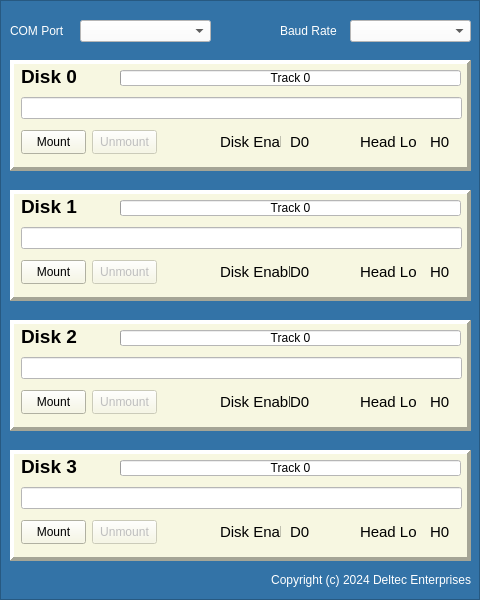
<?xml version="1.0" encoding="UTF-8"?>
<ui version="4.0">
 <class>MainWindow</class>
 <widget class="QMainWindow" name="MainWindow">
  <property name="geometry">
   <rect>
    <x>0</x>
    <y>0</y>
    <width>480</width>
    <height>600</height>
   </rect>
  </property>
  <property name="sizePolicy">
   <sizepolicy hsizetype="Fixed" vsizetype="Fixed">
    <horstretch>0</horstretch>
    <verstretch>0</verstretch>
   </sizepolicy>
  </property>
  <property name="minimumSize">
   <size>
    <width>480</width>
    <height>600</height>
   </size>
  </property>
  <property name="maximumSize">
   <size>
    <width>480</width>
    <height>600</height>
   </size>
  </property>
  <property name="windowTitle">
   <string>FDC+ Serial Drive Server v0.2</string>
  </property>
  <property name="windowIcon">
   <iconset>
    <normaloff>fdc-sds-qt6.ico</normaloff>fdc-sds-qt6.ico</iconset>
  </property>
  <property name="autoFillBackground">
   <bool>false</bool>
  </property>
  <widget class="QWidget" name="centralwidget">
   <widget class="QComboBox" name="portBox">
    <property name="geometry">
     <rect>
      <x>80</x>
      <y>20</y>
      <width>131</width>
      <height>22</height>
     </rect>
    </property>
    <property name="styleSheet">
     <string notr="true">background-color: rgb(255, 255, 255);</string>
    </property>
    <property name="currentIndex">
     <number>-1</number>
    </property>
    <property name="minimumContentsLength">
     <number>0</number>
    </property>
   </widget>
   <widget class="QLabel" name="comPortLabel">
    <property name="geometry">
     <rect>
      <x>10</x>
      <y>20</y>
      <width>61</width>
      <height>21</height>
     </rect>
    </property>
    <property name="styleSheet">
     <string notr="true">color: rgb(255, 255, 255);</string>
    </property>
    <property name="text">
     <string>COM Port</string>
    </property>
   </widget>
   <widget class="QFrame" name="frame">
    <property name="geometry">
     <rect>
      <x>10</x>
      <y>60</y>
      <width>461</width>
      <height>111</height>
     </rect>
    </property>
    <property name="autoFillBackground">
     <bool>false</bool>
    </property>
    <property name="styleSheet">
     <string notr="true">background-color: rgb(247, 247, 225);</string>
    </property>
    <property name="frameShape">
     <enum>QFrame::Shape::Panel</enum>
    </property>
    <property name="frameShadow">
     <enum>QFrame::Shadow::Raised</enum>
    </property>
    <property name="lineWidth">
     <number>4</number>
    </property>
    <widget class="QLabel" name="hl0">
     <property name="geometry">
      <rect>
       <x>420</x>
       <y>70</y>
       <width>24</width>
       <height>24</height>
      </rect>
     </property>
     <property name="font">
      <font>
       <pointsize>11</pointsize>
      </font>
     </property>
     <property name="text">
      <string>H0</string>
     </property>
    </widget>
    <widget class="QLineEdit" name="fname0">
     <property name="geometry">
      <rect>
       <x>11</x>
       <y>37</y>
       <width>441</width>
       <height>22</height>
      </rect>
     </property>
     <property name="styleSheet">
      <string notr="true">background-color: rgb(255, 255, 255);</string>
     </property>
     <property name="readOnly">
      <bool>true</bool>
     </property>
    </widget>
    <widget class="QLabel" name="label_8">
     <property name="geometry">
      <rect>
       <x>350</x>
       <y>70</y>
       <width>57</width>
       <height>24</height>
      </rect>
     </property>
     <property name="font">
      <font>
       <pointsize>11</pointsize>
      </font>
     </property>
     <property name="text">
      <string>Head Load</string>
     </property>
    </widget>
    <widget class="QLabel" name="label">
     <property name="geometry">
      <rect>
       <x>11</x>
       <y>6</y>
       <width>65</width>
       <height>20</height>
      </rect>
     </property>
     <property name="maximumSize">
      <size>
       <width>16777215</width>
       <height>20</height>
      </size>
     </property>
     <property name="font">
      <font>
       <pointsize>14</pointsize>
       <bold>true</bold>
      </font>
     </property>
     <property name="text">
      <string>Disk 0</string>
     </property>
     <property name="indent">
      <number>0</number>
     </property>
    </widget>
    <widget class="QLabel" name="label_7">
     <property name="geometry">
      <rect>
       <x>210</x>
       <y>70</y>
       <width>61</width>
       <height>24</height>
      </rect>
     </property>
     <property name="font">
      <font>
       <pointsize>11</pointsize>
      </font>
     </property>
     <property name="text">
      <string>Disk Enable</string>
     </property>
    </widget>
    <widget class="QPushButton" name="mountButton0">
     <property name="geometry">
      <rect>
       <x>11</x>
       <y>70</y>
       <width>65</width>
       <height>24</height>
      </rect>
     </property>
     <property name="maximumSize">
      <size>
       <width>65</width>
       <height>24</height>
      </size>
     </property>
     <property name="text">
      <string>Mount</string>
     </property>
    </widget>
    <widget class="QLabel" name="ena0">
     <property name="geometry">
      <rect>
       <x>280</x>
       <y>70</y>
       <width>24</width>
       <height>24</height>
      </rect>
     </property>
     <property name="font">
      <font>
       <pointsize>11</pointsize>
      </font>
     </property>
     <property name="text">
      <string>D0</string>
     </property>
    </widget>
    <widget class="QPushButton" name="unmountButton0">
     <property name="enabled">
      <bool>false</bool>
     </property>
     <property name="geometry">
      <rect>
       <x>82</x>
       <y>70</y>
       <width>65</width>
       <height>24</height>
      </rect>
     </property>
     <property name="sizePolicy">
      <sizepolicy hsizetype="Preferred" vsizetype="Fixed">
       <horstretch>0</horstretch>
       <verstretch>0</verstretch>
      </sizepolicy>
     </property>
     <property name="maximumSize">
      <size>
       <width>65</width>
       <height>24</height>
      </size>
     </property>
     <property name="text">
      <string>Unmount</string>
     </property>
    </widget>
    <widget class="QProgressBar" name="progressBar0">
     <property name="geometry">
      <rect>
       <x>110</x>
       <y>10</y>
       <width>341</width>
       <height>16</height>
      </rect>
     </property>
     <property name="sizePolicy">
      <sizepolicy hsizetype="Fixed" vsizetype="Fixed">
       <horstretch>0</horstretch>
       <verstretch>0</verstretch>
      </sizepolicy>
     </property>
     <property name="maximumSize">
      <size>
       <width>600</width>
       <height>16</height>
      </size>
     </property>
     <property name="autoFillBackground">
      <bool>false</bool>
     </property>
     <property name="styleSheet">
      <string notr="true">background-color: rgb(255, 255, 255);</string>
     </property>
     <property name="maximum">
      <number>76</number>
     </property>
     <property name="value">
      <number>0</number>
     </property>
     <property name="alignment">
      <set>Qt::AlignmentFlag::AlignCenter</set>
     </property>
     <property name="format">
      <string>Track %v</string>
     </property>
    </widget>
    <widget class="QLabel" name="size0">
     <property name="enabled">
      <bool>true</bool>
     </property>
     <property name="geometry">
      <rect>
       <x>70</x>
       <y>10</y>
       <width>31</width>
       <height>16</height>
      </rect>
     </property>
     <property name="alignment">
      <set>Qt::AlignmentFlag::AlignRight|Qt::AlignmentFlag::AlignTrailing|Qt::AlignmentFlag::AlignVCenter</set>
     </property>
    </widget>
   </widget>
   <widget class="QFrame" name="frame_3">
    <property name="geometry">
     <rect>
      <x>10</x>
      <y>320</y>
      <width>461</width>
      <height>111</height>
     </rect>
    </property>
    <property name="autoFillBackground">
     <bool>false</bool>
    </property>
    <property name="styleSheet">
     <string notr="true">background-color: rgb(247, 247, 225);</string>
    </property>
    <property name="frameShape">
     <enum>QFrame::Shape::Panel</enum>
    </property>
    <property name="frameShadow">
     <enum>QFrame::Shadow::Raised</enum>
    </property>
    <property name="lineWidth">
     <number>4</number>
    </property>
    <widget class="QLabel" name="hl2">
     <property name="geometry">
      <rect>
       <x>420</x>
       <y>70</y>
       <width>24</width>
       <height>24</height>
      </rect>
     </property>
     <property name="font">
      <font>
       <pointsize>11</pointsize>
      </font>
     </property>
     <property name="text">
      <string>H0</string>
     </property>
    </widget>
    <widget class="QLineEdit" name="fname2">
     <property name="geometry">
      <rect>
       <x>11</x>
       <y>37</y>
       <width>441</width>
       <height>22</height>
      </rect>
     </property>
     <property name="styleSheet">
      <string notr="true">background-color: rgb(255, 255, 255);</string>
     </property>
     <property name="readOnly">
      <bool>true</bool>
     </property>
    </widget>
    <widget class="QLabel" name="label_15">
     <property name="geometry">
      <rect>
       <x>350</x>
       <y>70</y>
       <width>57</width>
       <height>24</height>
      </rect>
     </property>
     <property name="font">
      <font>
       <pointsize>11</pointsize>
      </font>
     </property>
     <property name="text">
      <string>Head Load</string>
     </property>
    </widget>
    <widget class="QLabel" name="label_3">
     <property name="geometry">
      <rect>
       <x>11</x>
       <y>6</y>
       <width>65</width>
       <height>20</height>
      </rect>
     </property>
     <property name="maximumSize">
      <size>
       <width>16777215</width>
       <height>20</height>
      </size>
     </property>
     <property name="font">
      <font>
       <pointsize>14</pointsize>
       <bold>true</bold>
      </font>
     </property>
     <property name="text">
      <string>Disk 2</string>
     </property>
     <property name="indent">
      <number>0</number>
     </property>
    </widget>
    <widget class="QLabel" name="label_16">
     <property name="geometry">
      <rect>
       <x>210</x>
       <y>70</y>
       <width>71</width>
       <height>24</height>
      </rect>
     </property>
     <property name="font">
      <font>
       <pointsize>11</pointsize>
      </font>
     </property>
     <property name="text">
      <string>Disk Enable</string>
     </property>
    </widget>
    <widget class="QPushButton" name="mountButton2">
     <property name="geometry">
      <rect>
       <x>11</x>
       <y>70</y>
       <width>65</width>
       <height>24</height>
      </rect>
     </property>
     <property name="maximumSize">
      <size>
       <width>65</width>
       <height>24</height>
      </size>
     </property>
     <property name="text">
      <string>Mount</string>
     </property>
    </widget>
    <widget class="QLabel" name="ena2">
     <property name="geometry">
      <rect>
       <x>280</x>
       <y>70</y>
       <width>24</width>
       <height>24</height>
      </rect>
     </property>
     <property name="font">
      <font>
       <pointsize>11</pointsize>
      </font>
     </property>
     <property name="text">
      <string>D0</string>
     </property>
    </widget>
    <widget class="QPushButton" name="unmountButton2">
     <property name="enabled">
      <bool>false</bool>
     </property>
     <property name="geometry">
      <rect>
       <x>82</x>
       <y>70</y>
       <width>65</width>
       <height>24</height>
      </rect>
     </property>
     <property name="sizePolicy">
      <sizepolicy hsizetype="Preferred" vsizetype="Fixed">
       <horstretch>0</horstretch>
       <verstretch>0</verstretch>
      </sizepolicy>
     </property>
     <property name="maximumSize">
      <size>
       <width>65</width>
       <height>24</height>
      </size>
     </property>
     <property name="text">
      <string>Unmount</string>
     </property>
    </widget>
    <widget class="QProgressBar" name="progressBar2">
     <property name="geometry">
      <rect>
       <x>110</x>
       <y>10</y>
       <width>341</width>
       <height>16</height>
      </rect>
     </property>
     <property name="sizePolicy">
      <sizepolicy hsizetype="Fixed" vsizetype="Fixed">
       <horstretch>0</horstretch>
       <verstretch>0</verstretch>
      </sizepolicy>
     </property>
     <property name="maximumSize">
      <size>
       <width>600</width>
       <height>16</height>
      </size>
     </property>
     <property name="autoFillBackground">
      <bool>false</bool>
     </property>
     <property name="styleSheet">
      <string notr="true">background-color: rgb(255, 255, 255);</string>
     </property>
     <property name="maximum">
      <number>76</number>
     </property>
     <property name="value">
      <number>0</number>
     </property>
     <property name="alignment">
      <set>Qt::AlignmentFlag::AlignCenter</set>
     </property>
     <property name="format">
      <string>Track %v</string>
     </property>
    </widget>
    <widget class="QLabel" name="size2">
     <property name="enabled">
      <bool>true</bool>
     </property>
     <property name="geometry">
      <rect>
       <x>70</x>
       <y>10</y>
       <width>31</width>
       <height>16</height>
      </rect>
     </property>
     <property name="alignment">
      <set>Qt::AlignmentFlag::AlignRight|Qt::AlignmentFlag::AlignTrailing|Qt::AlignmentFlag::AlignVCenter</set>
     </property>
    </widget>
   </widget>
   <widget class="QFrame" name="frame_4">
    <property name="geometry">
     <rect>
      <x>10</x>
      <y>450</y>
      <width>461</width>
      <height>111</height>
     </rect>
    </property>
    <property name="autoFillBackground">
     <bool>false</bool>
    </property>
    <property name="styleSheet">
     <string notr="true">background-color: rgb(247, 247, 225);</string>
    </property>
    <property name="frameShape">
     <enum>QFrame::Shape::Panel</enum>
    </property>
    <property name="frameShadow">
     <enum>QFrame::Shadow::Raised</enum>
    </property>
    <property name="lineWidth">
     <number>4</number>
    </property>
    <widget class="QLabel" name="hl3">
     <property name="geometry">
      <rect>
       <x>420</x>
       <y>70</y>
       <width>24</width>
       <height>24</height>
      </rect>
     </property>
     <property name="font">
      <font>
       <pointsize>11</pointsize>
      </font>
     </property>
     <property name="text">
      <string>H0</string>
     </property>
    </widget>
    <widget class="QLineEdit" name="fname3">
     <property name="geometry">
      <rect>
       <x>11</x>
       <y>37</y>
       <width>441</width>
       <height>22</height>
      </rect>
     </property>
     <property name="styleSheet">
      <string notr="true">background-color: rgb(255, 255, 255);</string>
     </property>
     <property name="readOnly">
      <bool>true</bool>
     </property>
    </widget>
    <widget class="QLabel" name="label_17">
     <property name="geometry">
      <rect>
       <x>350</x>
       <y>70</y>
       <width>57</width>
       <height>24</height>
      </rect>
     </property>
     <property name="font">
      <font>
       <pointsize>11</pointsize>
      </font>
     </property>
     <property name="text">
      <string>Head Load</string>
     </property>
    </widget>
    <widget class="QLabel" name="label_4">
     <property name="geometry">
      <rect>
       <x>11</x>
       <y>6</y>
       <width>65</width>
       <height>20</height>
      </rect>
     </property>
     <property name="maximumSize">
      <size>
       <width>16777215</width>
       <height>20</height>
      </size>
     </property>
     <property name="font">
      <font>
       <pointsize>14</pointsize>
       <bold>true</bold>
      </font>
     </property>
     <property name="text">
      <string>Disk 3</string>
     </property>
     <property name="indent">
      <number>0</number>
     </property>
    </widget>
    <widget class="QLabel" name="label_18">
     <property name="geometry">
      <rect>
       <x>210</x>
       <y>70</y>
       <width>61</width>
       <height>24</height>
      </rect>
     </property>
     <property name="font">
      <font>
       <pointsize>11</pointsize>
      </font>
     </property>
     <property name="text">
      <string>Disk Enable</string>
     </property>
    </widget>
    <widget class="QPushButton" name="mountButton3">
     <property name="geometry">
      <rect>
       <x>11</x>
       <y>70</y>
       <width>65</width>
       <height>24</height>
      </rect>
     </property>
     <property name="maximumSize">
      <size>
       <width>65</width>
       <height>24</height>
      </size>
     </property>
     <property name="text">
      <string>Mount</string>
     </property>
    </widget>
    <widget class="QLabel" name="ena3">
     <property name="geometry">
      <rect>
       <x>280</x>
       <y>70</y>
       <width>24</width>
       <height>24</height>
      </rect>
     </property>
     <property name="font">
      <font>
       <pointsize>11</pointsize>
      </font>
     </property>
     <property name="text">
      <string>D0</string>
     </property>
    </widget>
    <widget class="QPushButton" name="unmountButton3">
     <property name="enabled">
      <bool>false</bool>
     </property>
     <property name="geometry">
      <rect>
       <x>82</x>
       <y>70</y>
       <width>65</width>
       <height>24</height>
      </rect>
     </property>
     <property name="sizePolicy">
      <sizepolicy hsizetype="Preferred" vsizetype="Fixed">
       <horstretch>0</horstretch>
       <verstretch>0</verstretch>
      </sizepolicy>
     </property>
     <property name="maximumSize">
      <size>
       <width>65</width>
       <height>24</height>
      </size>
     </property>
     <property name="text">
      <string>Unmount</string>
     </property>
    </widget>
    <widget class="QProgressBar" name="progressBar3">
     <property name="geometry">
      <rect>
       <x>110</x>
       <y>10</y>
       <width>341</width>
       <height>16</height>
      </rect>
     </property>
     <property name="sizePolicy">
      <sizepolicy hsizetype="Fixed" vsizetype="Fixed">
       <horstretch>0</horstretch>
       <verstretch>0</verstretch>
      </sizepolicy>
     </property>
     <property name="maximumSize">
      <size>
       <width>600</width>
       <height>16</height>
      </size>
     </property>
     <property name="autoFillBackground">
      <bool>false</bool>
     </property>
     <property name="styleSheet">
      <string notr="true">background-color: rgb(255, 255, 255);</string>
     </property>
     <property name="maximum">
      <number>76</number>
     </property>
     <property name="value">
      <number>0</number>
     </property>
     <property name="alignment">
      <set>Qt::AlignmentFlag::AlignCenter</set>
     </property>
     <property name="format">
      <string>Track %v</string>
     </property>
    </widget>
    <widget class="QLabel" name="size3">
     <property name="enabled">
      <bool>true</bool>
     </property>
     <property name="geometry">
      <rect>
       <x>70</x>
       <y>10</y>
       <width>31</width>
       <height>16</height>
      </rect>
     </property>
     <property name="text">
      <string/>
     </property>
     <property name="alignment">
      <set>Qt::AlignmentFlag::AlignRight|Qt::AlignmentFlag::AlignTrailing|Qt::AlignmentFlag::AlignVCenter</set>
     </property>
    </widget>
   </widget>
   <widget class="QLabel" name="statusLabel">
    <property name="geometry">
     <rect>
      <x>10</x>
      <y>570</y>
      <width>171</width>
      <height>16</height>
     </rect>
    </property>
    <property name="styleSheet">
     <string notr="true">color: rgb(255, 255, 255);</string>
    </property>
   </widget>
   <widget class="QFrame" name="frame_5">
    <property name="geometry">
     <rect>
      <x>0</x>
      <y>0</y>
      <width>480</width>
      <height>600</height>
     </rect>
    </property>
    <property name="styleSheet">
     <string notr="true">background-color: rgb(51, 115, 167);</string>
    </property>
    <property name="frameShape">
     <enum>QFrame::Shape::StyledPanel</enum>
    </property>
    <property name="frameShadow">
     <enum>QFrame::Shadow::Raised</enum>
    </property>
    <widget class="QFrame" name="frame_2">
     <property name="geometry">
      <rect>
       <x>10</x>
       <y>190</y>
       <width>461</width>
       <height>111</height>
      </rect>
     </property>
     <property name="autoFillBackground">
      <bool>false</bool>
     </property>
     <property name="styleSheet">
      <string notr="true">background-color: rgb(247, 247, 225);</string>
     </property>
     <property name="frameShape">
      <enum>QFrame::Shape::Panel</enum>
     </property>
     <property name="frameShadow">
      <enum>QFrame::Shadow::Raised</enum>
     </property>
     <property name="lineWidth">
      <number>4</number>
     </property>
     <widget class="QLabel" name="hl1">
      <property name="geometry">
       <rect>
        <x>420</x>
        <y>70</y>
        <width>24</width>
        <height>24</height>
       </rect>
      </property>
      <property name="font">
       <font>
        <pointsize>11</pointsize>
       </font>
      </property>
      <property name="text">
       <string>H0</string>
      </property>
     </widget>
     <widget class="QLineEdit" name="fname1">
      <property name="geometry">
       <rect>
        <x>11</x>
        <y>37</y>
        <width>441</width>
        <height>22</height>
       </rect>
      </property>
      <property name="styleSheet">
       <string notr="true">background-color: rgb(255, 255, 255);</string>
      </property>
      <property name="readOnly">
       <bool>true</bool>
      </property>
     </widget>
     <widget class="QLabel" name="label_9">
      <property name="geometry">
       <rect>
        <x>350</x>
        <y>70</y>
        <width>57</width>
        <height>24</height>
       </rect>
      </property>
      <property name="font">
       <font>
        <pointsize>11</pointsize>
       </font>
      </property>
      <property name="text">
       <string>Head Load</string>
      </property>
     </widget>
     <widget class="QLabel" name="label_2">
      <property name="geometry">
       <rect>
        <x>11</x>
        <y>6</y>
        <width>65</width>
        <height>20</height>
       </rect>
      </property>
      <property name="maximumSize">
       <size>
        <width>16777215</width>
        <height>20</height>
       </size>
      </property>
      <property name="font">
       <font>
        <pointsize>14</pointsize>
        <bold>true</bold>
       </font>
      </property>
      <property name="text">
       <string>Disk 1</string>
      </property>
      <property name="indent">
       <number>0</number>
      </property>
     </widget>
     <widget class="QLabel" name="label_14">
      <property name="geometry">
       <rect>
        <x>210</x>
        <y>70</y>
        <width>71</width>
        <height>24</height>
       </rect>
      </property>
      <property name="font">
       <font>
        <pointsize>11</pointsize>
       </font>
      </property>
      <property name="text">
       <string>Disk Enable</string>
      </property>
     </widget>
     <widget class="QPushButton" name="mountButton1">
      <property name="geometry">
       <rect>
        <x>11</x>
        <y>70</y>
        <width>65</width>
        <height>24</height>
       </rect>
      </property>
      <property name="maximumSize">
       <size>
        <width>65</width>
        <height>24</height>
       </size>
      </property>
      <property name="text">
       <string>Mount</string>
      </property>
     </widget>
     <widget class="QLabel" name="ena1">
      <property name="geometry">
       <rect>
        <x>280</x>
        <y>70</y>
        <width>24</width>
        <height>24</height>
       </rect>
      </property>
      <property name="font">
       <font>
        <pointsize>11</pointsize>
       </font>
      </property>
      <property name="text">
       <string>D0</string>
      </property>
     </widget>
     <widget class="QPushButton" name="unmountButton1">
      <property name="enabled">
       <bool>false</bool>
      </property>
      <property name="geometry">
       <rect>
        <x>82</x>
        <y>70</y>
        <width>65</width>
        <height>24</height>
       </rect>
      </property>
      <property name="sizePolicy">
       <sizepolicy hsizetype="Preferred" vsizetype="Fixed">
        <horstretch>0</horstretch>
        <verstretch>0</verstretch>
       </sizepolicy>
      </property>
      <property name="maximumSize">
       <size>
        <width>65</width>
        <height>24</height>
       </size>
      </property>
      <property name="text">
       <string>Unmount</string>
      </property>
     </widget>
     <widget class="QProgressBar" name="progressBar1">
      <property name="geometry">
       <rect>
        <x>110</x>
        <y>10</y>
        <width>341</width>
        <height>16</height>
       </rect>
      </property>
      <property name="sizePolicy">
       <sizepolicy hsizetype="Fixed" vsizetype="Fixed">
        <horstretch>0</horstretch>
        <verstretch>0</verstretch>
       </sizepolicy>
      </property>
      <property name="maximumSize">
       <size>
        <width>600</width>
        <height>16</height>
       </size>
      </property>
      <property name="autoFillBackground">
       <bool>false</bool>
      </property>
      <property name="styleSheet">
       <string notr="true">background-color: rgb(255, 255, 255);</string>
      </property>
      <property name="maximum">
       <number>76</number>
      </property>
      <property name="value">
       <number>0</number>
      </property>
      <property name="alignment">
       <set>Qt::AlignmentFlag::AlignCenter</set>
      </property>
      <property name="format">
       <string>Track %v</string>
      </property>
     </widget>
     <widget class="QLabel" name="size1">
      <property name="enabled">
       <bool>true</bool>
      </property>
      <property name="geometry">
       <rect>
        <x>70</x>
        <y>10</y>
        <width>31</width>
        <height>16</height>
       </rect>
      </property>
      <property name="alignment">
       <set>Qt::AlignmentFlag::AlignRight|Qt::AlignmentFlag::AlignTrailing|Qt::AlignmentFlag::AlignVCenter</set>
      </property>
     </widget>
    </widget>
    <widget class="QLabel" name="messageLabel">
     <property name="geometry">
      <rect>
       <x>210</x>
       <y>570</y>
       <width>261</width>
       <height>20</height>
      </rect>
     </property>
     <property name="layoutDirection">
      <enum>Qt::LayoutDirection::LeftToRight</enum>
     </property>
     <property name="styleSheet">
      <string notr="true">color: rgb(255, 255, 255);</string>
     </property>
     <property name="text">
      <string>Copyright (c) 2024 Deltec Enterprises</string>
     </property>
     <property name="alignment">
      <set>Qt::AlignmentFlag::AlignRight|Qt::AlignmentFlag::AlignTrailing|Qt::AlignmentFlag::AlignVCenter</set>
     </property>
    </widget>
    <widget class="QComboBox" name="baudBox">
     <property name="geometry">
      <rect>
       <x>350</x>
       <y>20</y>
       <width>121</width>
       <height>22</height>
      </rect>
     </property>
     <property name="styleSheet">
      <string notr="true">background-color: rgb(255, 255, 255);</string>
     </property>
     <property name="maxVisibleItems">
      <number>3</number>
     </property>
     <property name="placeholderText">
      <string/>
     </property>
    </widget>
    <widget class="QLabel" name="baudRateLabel">
     <property name="geometry">
      <rect>
       <x>280</x>
       <y>20</y>
       <width>61</width>
       <height>21</height>
      </rect>
     </property>
     <property name="styleSheet">
      <string notr="true">color: rgb(255, 255, 255);</string>
     </property>
     <property name="text">
      <string>Baud Rate</string>
     </property>
    </widget>
   </widget>
   <zorder>frame_5</zorder>
   <zorder>portBox</zorder>
   <zorder>comPortLabel</zorder>
   <zorder>frame</zorder>
   <zorder>frame_3</zorder>
   <zorder>frame_4</zorder>
   <zorder>statusLabel</zorder>
  </widget>
 </widget>
 <resources/>
 <connections/>
</ui>
